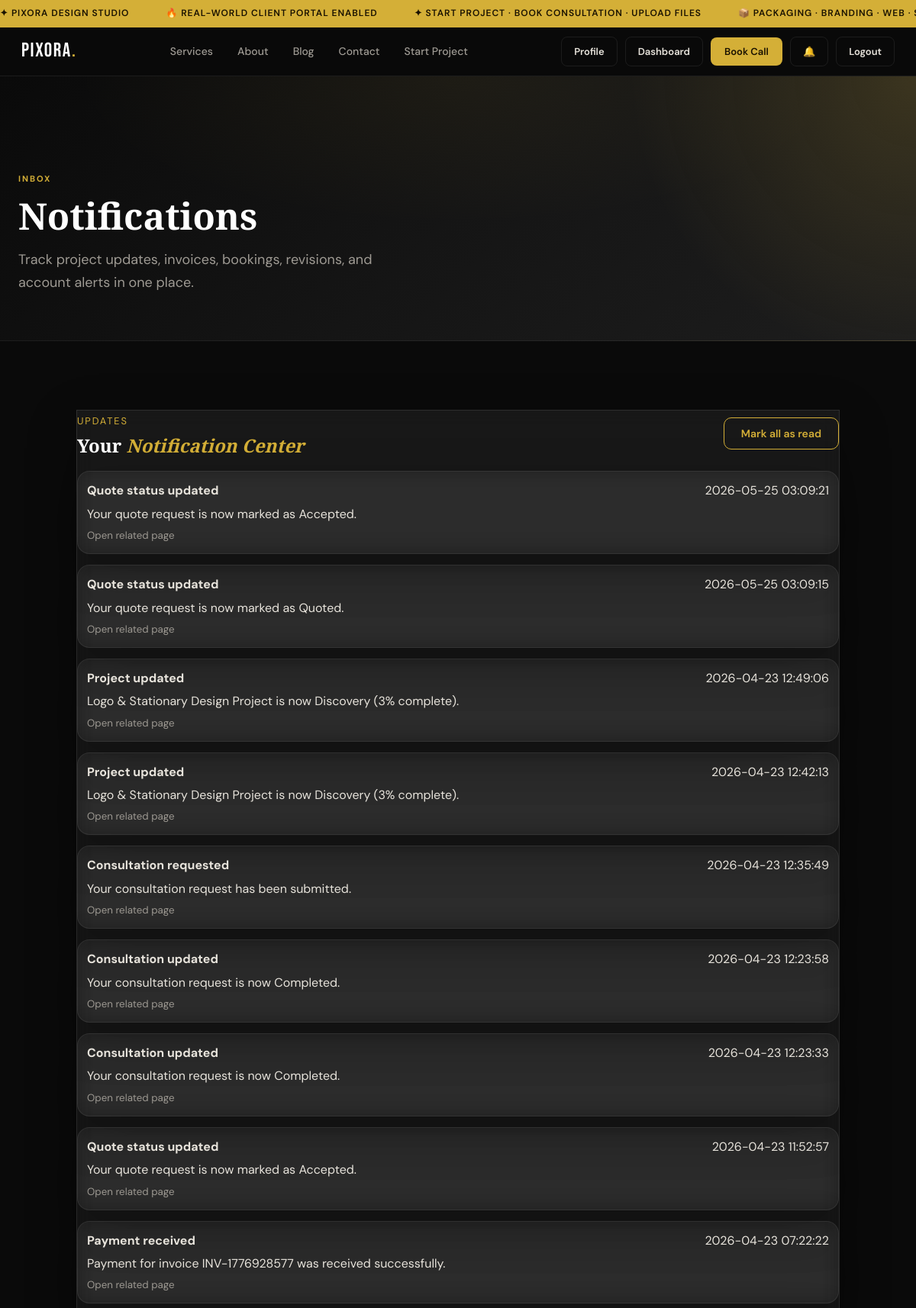
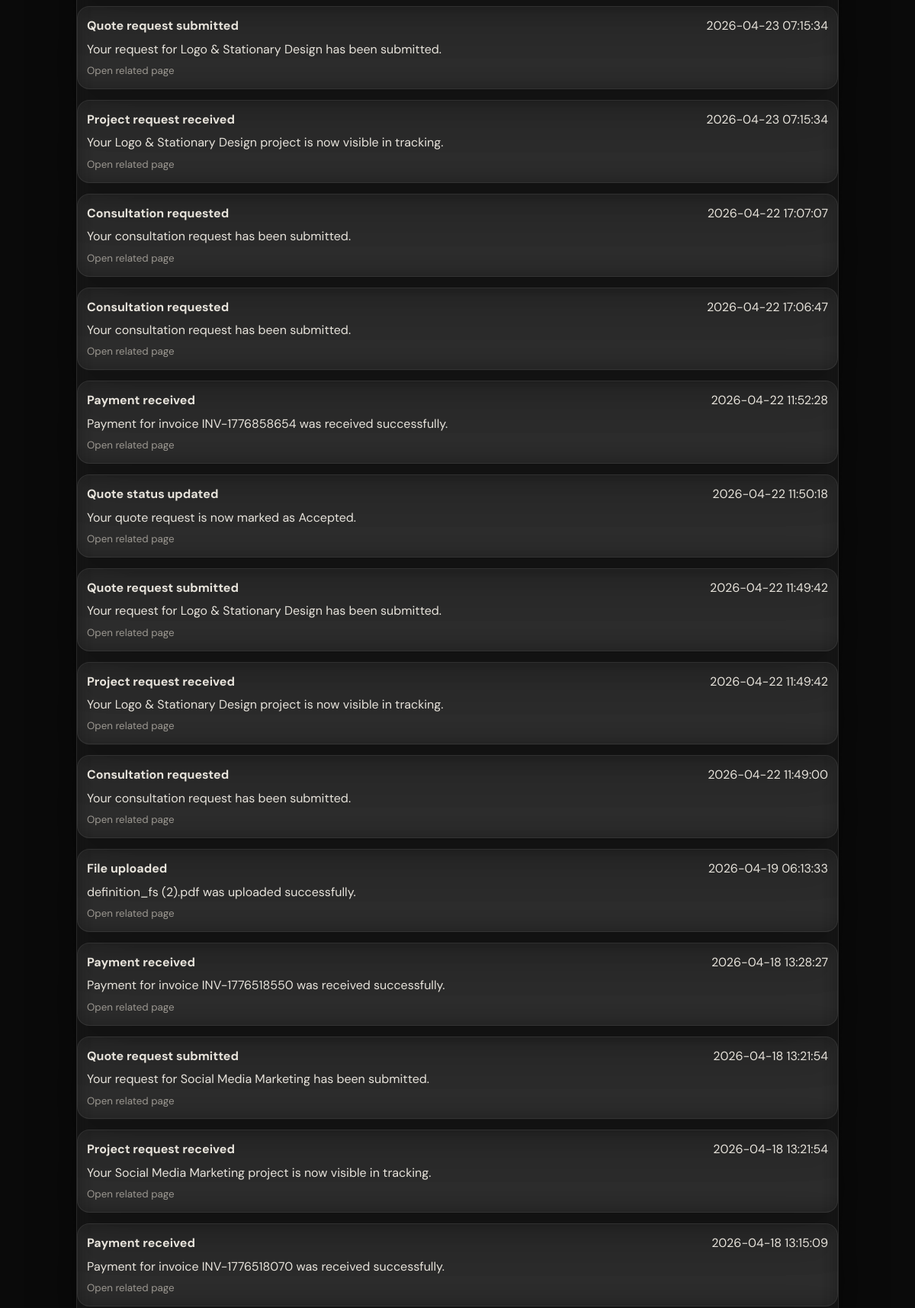
The app's page /notifications (signed in, upper part) with its own data (2 pictures, top to bottom).
### tables this page shows
CREATE TABLE notifications (
            id INTEGER PRIMARY KEY AUTOINCREMENT,
            user_id INTEGER,
            title TEXT,
            message TEXT,
            link TEXT,
            is_read INTEGER DEFAULT 0,
            created_at TEXT DEFAULT CURRENT_TIMESTAMP
        );

### app.py (the view)
@app.route('/notifications')
@login_required
def notifications_page():
    user = get_current_user()
    notifications = get_db().execute('SELECT * FROM notifications WHERE user_id=? ORDER BY id DESC', (user['id'],)).fetchall()
    return render_template('notifications.html', notifications=notifications)

### app.py (called while the page is built)
def get_db():
    db = getattr(g, '_database', None)
    if db is None:
        db = g._database = sqlite3.connect(DATABASE)
        db.row_factory = sqlite3.Row
    return db

@app.teardown_appcontext
def close_connection(exception):
    db = getattr(g, '_database', None)
    if db is not None:
        db.close()

def login_required(f):
    @wraps(f)
    def decorated(*args, **kwargs):
        if 'user_id' not in session:
            flash('Please log in to access this page.', 'warning')
            return redirect(url_for('login', next=request.path))
        return f(*args, **kwargs)
    return decorated

def get_current_user():
    if 'user_id' not in session:
        return None
    return get_db().execute('SELECT * FROM users WHERE id=?', (session['user_id'],)).fetchone()

def get_user_notifications(limit=5, only_unread=False):
    user = get_current_user()
    if not user:
        return []
    query = 'SELECT * FROM notifications WHERE user_id=?'
    params = [user['id']]
    if only_unread:
        query += ' AND is_read=0'
    query += ' ORDER BY id DESC LIMIT ?'
    params.append(limit)
    return get_db().execute(query, tuple(params)).fetchall()

def unread_notification_count():
    user = get_current_user()
    if not user:
        return 0
    return get_db().execute('SELECT COUNT(*) FROM notifications WHERE user_id=? AND is_read=0', (user['id'],)).fetchone()[0]

@app.context_processor
def inject_user():
    user = get_current_user()
    play_login_sound = bool(session.pop('play_login_sound', False))
    return {
        'current_user': user,
        'notif_preview': get_user_notifications(limit=5) if user else [],
        'notif_unread_count': unread_notification_count() if user else 0,
        'play_login_sound': play_login_sound,
        'now_iso': now_iso
    }

### templates/notifications.html (shortened to what this page needs)
{% extends "base.html" %}
{% block content %}
<div class="page-hero compact dashboard-hero-bg">
  <div class="container">
    <span class="section-kicker">Inbox</span>
    <h1>Notifications</h1>
    <p>Track project updates, invoices, bookings, revisions, and account alerts in one place.</p>
  </div>
</div>
<section class="section">
  <div class="container">
    <div class="glass-card admin-section" style="max-width:1000px;margin:0 auto;">
      <div class="panel-head" style="display:flex;justify-content:space-between;align-items:center;gap:12px;">
        <div>
          <span class="panel-kicker">Updates</span>
          <h2>Your <em>Notification Center</em></h2>
        </div>
        <form method="POST" action="{{ url_for('notifications_read_all') }}">
          <button class="btn-outline" type="submit">Mark all as read</button>
        </form>
      </div>
      {% if notifications %}
        <div class="notif-page-list">
          {% for item in notifications %}
          <a class="notif-page-card glass-card {% if not item.is_read %}unread{% endif %}" href="{{ url_for('open_notification', notification_id=item.id) }}">
            <div class="notif-page-meta">
              <strong>{{ item.title }}</strong>
              <span>{{ item.created_at[:19].replace('T', ' ') }}</span>
            </div>
            <p>{{ item.message }}</p>
            <small>{% if item.link %}Open related page{% else %}Notification only{% endif %}</small>
          </a>
          {% endfor %}
        </div>
      {% else %}
        <div class="empty-state">No notifications available.</div>
      {% endif %}
    </div>
  </div>
</section>
{% endblock %}

### static/css/style.css (style rules this page uses)
*, *::before, *::after { box-sizing: border-box; margin: 0; padding: 0; }
:root { --bg: #0a0a0a; --bg-2: #111111; --bg-3: #181818; --bg-4: #222222; --border: rgba(255,255,255,0.08); --border-gold: rgba(212,175,55,0.25); --gold: #d4af37; --gold-light: #f0d060; --gold-dim: rgba(212,175,55,0.15); --white: #ffffff; --text: #e8e4dc; --text-2: #9e9a93; --text-3: #5c5852; --red: #e05555; --radius: 12px; --radius-lg: 20px; --shadow: 0 8px 32px rgba(0,0,0,0.5); --shadow-gold: 0 0 40px rgba(212,175,55,0.12); --font-display: 'Bebas Neue', sans-serif; --font-serif: 'Playfair Display', Georgia, serif; --font-body: 'DM Sans', system-ui, sans-serif; --nav-h: 64px; --ticker-h: 36px; }
html { scroll-behavior: smooth; }
body { background: var(--bg); color: var(--text); font-family: var(--font-body); font-size: 16px; line-height: 1.65; -webkit-font-smoothing: antialiased; overflow-x: hidden; }
a { color: inherit; text-decoration: none; }
button { cursor: pointer; border: none; background: none; font-family: inherit; }
h1,h2,h3,h4,h5 { font-family: var(--font-serif); font-weight: 700; line-height: 1.15; color: var(--white); }
em { font-style: italic; color: var(--gold); }
.container { max-width: 1200px; margin: 0 auto; padding: 0 24px; }
.btn-outline { display: inline-flex; align-items: center; gap: 6px; background: transparent; color: var(--gold); font-weight: 600; font-size: 14px; padding: 11px 22px; border-radius: 10px; border: 1px solid var(--gold); transition: background .2s, color .2s; }
.section { padding: 90px 0; }
.section-kicker { display: inline-block; font-size: 11px; font-weight: 700; letter-spacing: 0.18em; text-transform: uppercase; color: var(--gold); margin-bottom: 10px; }
.page-hero { padding: 100px 0 60px; background: var(--bg-2); border-bottom: 1px solid var(--border); position: relative; overflow: hidden; }
.page-hero::before { content: ''; position: absolute; inset: 0; background: radial-gradient(ellipse 60% 80% at 50% 0%, rgba(212,175,55,0.06), transparent 70%); }
.page-hero .container { position: relative; }
.page-hero .section-kicker { margin-bottom: 12px; }
.page-hero h1 { font-size: clamp(48px, 6vw, 80px); margin-bottom: 16px; }
.page-hero p { font-size: 18px; color: var(--text-2); max-width: 520px; }
.page-hero.compact { padding: 120px 0 60px; }
.page-hero.compact h1 { font-size: clamp(36px, 4vw, 56px); }
.glass-card { background:rgba(255,255,255,.06);backdrop-filter:blur(12px);border:1px solid rgba(255,255,255,.1);box-shadow:0 20px 60px rgba(0,0,0,.28); }
.dashboard-hero-bg { position:relative;overflow:hidden;background:radial-gradient(circle at top right, rgba(212,175,55,.18), transparent 30%), linear-gradient(135deg, #0a0a0a, #151515 50%, #1d1d1d); }
.panel-head { display:flex;align-items:flex-start;justify-content:space-between;gap:18px;margin-bottom:20px; }
.panel-kicker { display:inline-block;font-size:.8rem;letter-spacing:.15em;text-transform:uppercase;color:#d4af37;margin-bottom:8px; }
.notif-item,.notif-page-card { display:grid;gap:4px;padding:12px;border-radius:16px;text-decoration:none;color:inherit;border:1px solid rgba(255,255,255,.08);background:rgba(255,255,255,.03) }
.notif-item span,.notif-item small,.notif-page-card small { color:var(--text-2) }
.notif-page-list { display:grid;gap:14px }
.notif-page-meta { display:flex;justify-content:space-between;gap:12px;align-items:flex-start }

### records on screen
notifications: title "Quote status updated", created_at "2026-05-25 03:09:21", message "Your quote request is now marked as Accepted.", link "Open related page"
notifications: title "Quote status updated", created_at "2026-05-25 03:09:15", message "Your quote request is now marked as Quoted.", link "Open related page"
notifications: title "Project updated", created_at "2026-04-23 12:49:06", message "Logo & Stationary Design Project is now Discovery (3% complete).", link "Open related page"
notifications: title "Project updated", created_at "2026-04-23 12:42:13", message "Logo & Stationary Design Project is now Discovery (3% complete).", link "Open related page"
notifications: title "Consultation requested", created_at "2026-04-23 12:35:49", message "Your consultation request has been submitted.", link "Open related page"
notifications: title "Consultation updated", created_at "2026-04-23 12:23:58", message "Your consultation request is now Completed.", link "Open related page"
notifications: title "Consultation updated", created_at "2026-04-23 12:23:33", message "Your consultation request is now Completed.", link "Open related page"
notifications: title "Quote status updated", created_at "2026-04-23 11:52:57", message "Your quote request is now marked as Accepted.", link "Open related page"
notifications: title "Payment received", created_at "2026-04-23 07:22:22", message "Payment for invoice INV-1776928577 was received successfully.", shows "Open related page"
notifications: title "Quote request submitted", created_at "2026-04-23 07:15:34", message "Your request for Logo & Stationary Design has been submitted.", link "Open related page"
notifications: title "Project request received", created_at "2026-04-23 07:15:34", message "Your Logo & Stationary Design project is now visible in tracking.", link "Open related page"
notifications: title "Consultation requested", created_at "2026-04-22 17:07:07", message "Your consultation request has been submitted.", link "Open related page"
notifications: title "Consultation requested", created_at "2026-04-22 17:06:47", message "Your consultation request has been submitted.", link "Open related page"
notifications: title "Payment received", created_at "2026-04-22 11:52:28", message "Payment for invoice INV-1776858654 was received successfully.", shows "Open related page"
notifications: title "Quote status updated", created_at "2026-04-22 11:50:18", message "Your quote request is now marked as Accepted.", link "Open related page"
notifications: title "Quote request submitted", created_at "2026-04-22 11:49:42", message "Your request for Logo & Stationary Design has been submitted.", link "Open related page"
notifications: title "Project request received", created_at "2026-04-22 11:49:42", message "Your Logo & Stationary Design project is now visible in tracking.", link "Open related page"
notifications: title "Consultation requested", created_at "2026-04-22 11:49:00", message "Your consultation request has been submitted.", link "Open related page"
notifications: title "File uploaded", created_at "2026-04-19 06:13:33", message "definition_fs (2).pdf was uploaded successfully.", link "Open related page"
notifications: title "Payment received", created_at "2026-04-18 13:28:27", message "Payment for invoice INV-1776518550 was received successfully.", shows "Open related page"
notifications: title "Quote request submitted", created_at "2026-04-18 13:21:54", message "Your request for Social Media Marketing has been submitted.", link "Open related page"
notifications: title "Project request received", created_at "2026-04-18 13:21:54", message "Your Social Media Marketing project is now visible in tracking.", link "Open related page"
notifications: title "Payment received", created_at "2026-04-18 13:15:09", message "Payment for invoice INV-1776518070 was received successfully.", shows "Open related page"
